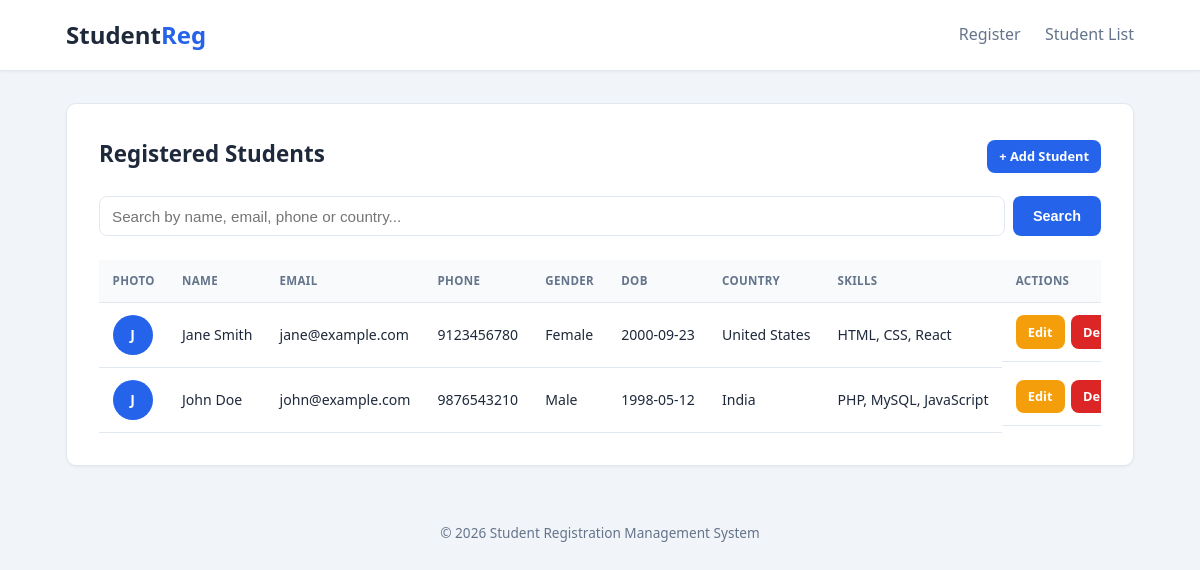
Page /list.php on the committed database.
### tables this page shows
CREATE TABLE students (
    id            INT AUTO_INCREMENT PRIMARY KEY,
    full_name     VARCHAR(150)       NOT NULL,
    email         VARCHAR(150)       NOT NULL UNIQUE,
    phone         VARCHAR(15)        NOT NULL,
    gender        ENUM('Male','Female','Other') NOT NULL,
    dob           DATE               NOT NULL,
    country       VARCHAR(100)       NOT NULL,
    skills        VARCHAR(255)       DEFAULT NULL,
    address       TEXT               DEFAULT NULL,
    profile_image VARCHAR(255)       DEFAULT NULL,
    created_at    TIMESTAMP          DEFAULT CURRENT_TIMESTAMP,
    updated_at    TIMESTAMP          DEFAULT CURRENT_TIMESTAMP ON UPDATE CURRENT_TIMESTAMP
);

### includes/functions.php (called while the page is built, shortened)
<?php
require_once __DIR__ . '/../classes/Student.php';
function e(?string $value): string
{
    return htmlspecialchars((string) $value, ENT_QUOTES, 'UTF-8');
}

### config/Database.php (called while the page is built, shortened)
<?php
class Database
{
    private string $host = 'localhost';
    private string $dbName = 'student_registration';
    private string $username = 'root';
    private string $password = '';
    private string $charset = 'utf8mb4';
    private ?PDO $connection = null;
    private static ?Database $instance = null;
    private function __construct()
    {
        $dsn = "mysql:host={$this->host};dbname={$this->dbName};charset={$this->charset}";
        $options = [
            PDO::ATTR_ERRMODE            => PDO::ERRMODE_EXCEPTION,
            PDO::ATTR_DEFAULT_FETCH_MODE => PDO::FETCH_ASSOC,
            PDO::ATTR_EMULATE_PREPARES   => false,
        ];
        try {
            $this->connection = new PDO($dsn, $this->username, $this->password, $options);
        } catch (PDOException $e) {
            die('Database connection failed. Please check your configuration.');
        }
    }
    public static function getInstance(): Database
    {
        if (self::$instance === null) {
            self::$instance = new self();
        }
        return self::$instance;
    }
    public function getConnection(): PDO
    {
        return $this->connection;
    }
}

### classes/Student.php (called while the page is built, shortened)
<?php
require_once __DIR__ . '/../config/Database.php';
class Student
{
    private PDO $db;
    private string $table = 'students';
    public function __construct()
    {
        $this->db = Database::getInstance()->getConnection();
    }
    public function getAll(string $search = ''): array
    {
        if ($search !== '') {
            $sql = "SELECT * FROM {$this->table}
                    WHERE full_name LIKE :s
                       OR email   LIKE :s
                       OR phone   LIKE :s
                       OR country LIKE :s
                    ORDER BY id DESC";
            $stmt = $this->db->prepare($sql);
            $stmt->execute([':s' => '%' . $search . '%']);
        } else {
            $stmt = $this->db->query("SELECT * FROM {$this->table} ORDER BY id DESC");
        }
        return $stmt->fetchAll();
    }
}

### list.php (the view, shortened to what this page needs)
<?php
require_once __DIR__ . '/includes/functions.php';
$search    = trim((string) ($_GET['search'] ?? ''));
$studentModel = new Student();
$students     = $studentModel->getAll($search);
require __DIR__ . '/includes/header.php';
?>
<section class="card">
    <div class="list-head">
        <h2 class="card-title">Registered Students</h2>
        <a href="index.php" class="btn btn-primary btn-sm">+ Add Student</a>
    </div>
    <form class="search-bar" action="list.php" method="GET">
        <input type="text" name="search" value="<?= e($search) ?>"
               placeholder="Search by name, email, phone or country...">
        <button type="submit" class="btn btn-primary">Search</button>
    </form>
    <?php if (empty($students)): ?>
        <p class="empty-state">No student records found.</p>
    <?php else: ?>
        <div class="table-wrap">
            <table class="data-table">
                <thead>
                    <tr>
                        <th>Photo</th>
                        <th>Name</th>
                        <th>Email</th>
                        <th>Phone</th>
                        <th>Gender</th>
                        <th>DOB</th>
                        <th>Country</th>
                        <th>Skills</th>
                        <th>Actions</th>
                    </tr>
                </thead>
                <tbody>
                    <?php foreach ($students as $s): ?>
                        <tr>
                            <td>
                                <?php if (!empty($s['profile_image'])): ?>
                                    <img class="avatar" src="uploads/<?= e($s['profile_image']) ?>" alt="<?= e($s['full_name']) ?>">
                                <?php else: ?>
                                    <span class="avatar avatar-placeholder"><?= e(strtoupper(substr($s['full_name'], 0, 1))) ?></span>
                                <?php endif; ?>
                            </td>
                            <td><?= e($s['full_name']) ?></td>
                            <td><?= e($s['email']) ?></td>
                            <td><?= e($s['phone']) ?></td>
                            <td><?= e($s['gender']) ?></td>
                            <td><?= e($s['dob']) ?></td>
                            <td><?= e($s['country']) ?></td>
                            <td><?= e($s['skills']) ?></td>
                            <td class="actions">
                                <a href="edit.php?id=<?= (int) $s['id'] ?>" class="btn btn-edit btn-sm">Edit</a>
                                <a href="delete.php?id=<?= (int) $s['id'] ?>" class="btn btn-delete btn-sm"
                                   onclick="return confirm('Delete this student record?');">Delete</a>
                            </td>
                        </tr>
                    <?php endforeach; ?>
                </tbody>
            </table>
        </div>
    <?php endif; ?>
</section>
<?php require __DIR__ . '/includes/footer.php'; ?>

### includes/header.php (shortened to what this page needs)
<!DOCTYPE html>
<html lang="en">
<head>
    <link rel="stylesheet" href="assets/css/style.css">
</head>
<body>
    <header class="site-header">
        <div class="container header-inner">
            <h1 class="logo">Student<span>Reg</span></h1>
            <nav class="main-nav">
                <a href="index.php">Register</a>
                <a href="list.php">Student List</a>
            </nav>
        </div>
    </header>
    <main class="container">

### includes/footer.php (shortened to what this page needs)
    </main>
    <footer class="site-footer">
        <div class="container">
            <p>&copy; <?= date('Y') ?> Student Registration Management System</p>
        </div>
    </footer>
</body>
</html>

### assets/css/style.css (style rules this page uses)
:root { --primary: #2563eb; --primary-dark: #1d4ed8; --bg: #f1f5f9; --surface: #ffffff; --text: #1e293b; --muted: #64748b; --border: #e2e8f0; --danger: #dc2626; --success: #16a34a; --radius: 10px; }
* { box-sizing: border-box; margin: 0; padding: 0; }
body { font-family: system-ui, -apple-system, "Segoe UI", Roboto, sans-serif; background: var(--bg); color: var(--text); line-height: 1.6; }
.container { width: 100%; max-width: 1100px; margin: 0 auto; padding: 0 1rem; }
.site-header { background: var(--surface); border-bottom: 1px solid var(--border); box-shadow: 0 1px 3px rgba(0, 0, 0, 0.05); }
.header-inner { display: flex; align-items: center; justify-content: space-between; padding-top: 1rem; padding-bottom: 1rem; }
.logo { font-size: 1.5rem; color: var(--text); }
.logo span { color: var(--primary); }
.main-nav a { margin-left: 1.25rem; text-decoration: none; color: var(--muted); font-weight: 500; transition: color 0.2s ease; }
.card { background: var(--surface); border: 1px solid var(--border); border-radius: var(--radius); padding: 2rem; margin: 2rem 0; box-shadow: 0 1px 3px rgba(0, 0, 0, 0.05); }
.card-title { font-size: 1.4rem; margin-bottom: 0.25rem; }
.btn { display: inline-block; padding: 0.65rem 1.25rem; border: none; border-radius: 8px; font-size: 0.9rem; font-weight: 600; cursor: pointer; text-decoration: none; text-align: center; transition: background 0.2s ease, transform 0.1s ease; }
.btn-sm { padding: 0.4rem 0.75rem; font-size: 0.8rem; }
.btn-primary { background: var(--primary); color: #fff; }
.btn-edit { background: #f59e0b; color: #fff; }
.btn-delete { background: var(--danger); color: #fff; }
.list-head { display: flex; align-items: center; justify-content: space-between; margin-bottom: 1.25rem; }
.search-bar { display: flex; gap: 0.5rem; margin-bottom: 1.5rem; flex-wrap: wrap; }
.search-bar input { flex: 1; min-width: 220px; padding: 0.65rem 0.75rem; border: 1px solid var(--border); border-radius: 8px; font-size: 0.95rem; }
.table-wrap { overflow-x: auto; }
.data-table { width: 100%; border-collapse: collapse; font-size: 0.88rem; }
.data-table th, .data-table td { padding: 0.75rem 0.85rem; text-align: left; border-bottom: 1px solid var(--border); white-space: nowrap; }
.data-table th { background: #f8fafc; font-weight: 600; color: var(--muted); text-transform: uppercase; font-size: 0.72rem; letter-spacing: 0.03em; }
.data-table tbody tr { transition: background 0.15s ease; }
.avatar { width: 40px; height: 40px; border-radius: 50%; object-fit: cover; display: inline-flex; align-items: center; justify-content: center; }
.avatar-placeholder { background: var(--primary); color: #fff; font-weight: 700; }
.actions { display: flex; gap: 0.4rem; }
.site-footer { text-align: center; padding: 1.5rem 0; color: var(--muted); font-size: 0.85rem; }

### rows in the picture
students: full_name "J", full_name "Jane Smith", email "jane@example.com", phone "9123456780", gender "Female", dob "2000-09-23", country "United States", skills "HTML, CSS, React"
students: full_name "J", full_name "John Doe", email "john@example.com", phone "9876543210", gender "Male", dob "1998-05-12", country "India", skills "PHP, MySQL, JavaScript"
